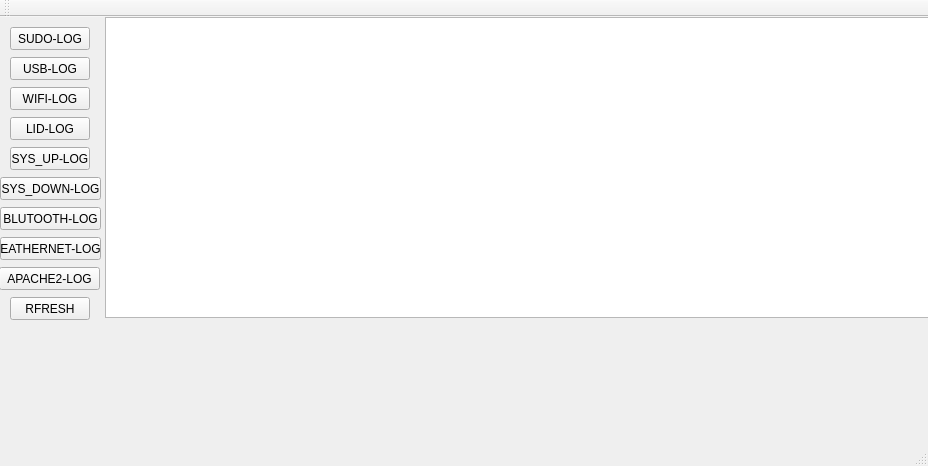
<?xml version="1.0" encoding="UTF-8"?>
<ui version="4.0">
 <class>demoapp</class>
 <widget class="QMainWindow" name="demoapp">
  <property name="geometry">
   <rect>
    <x>0</x>
    <y>0</y>
    <width>928</width>
    <height>466</height>
   </rect>
  </property>
  <property name="windowTitle">
   <string>demoapp</string>
  </property>
  <widget class="QWidget" name="centralWidget">
   <widget class="QPushButton" name="pushButton_3">
    <property name="geometry">
     <rect>
      <x>10</x>
      <y>70</y>
      <width>80</width>
      <height>23</height>
     </rect>
    </property>
    <property name="text">
     <string>WIFI-LOG</string>
    </property>
   </widget>
   <widget class="QPushButton" name="pushButton_4">
    <property name="geometry">
     <rect>
      <x>10</x>
      <y>100</y>
      <width>80</width>
      <height>23</height>
     </rect>
    </property>
    <property name="text">
     <string>LID-LOG</string>
    </property>
   </widget>
   <widget class="QPushButton" name="pushButton_2">
    <property name="geometry">
     <rect>
      <x>10</x>
      <y>40</y>
      <width>80</width>
      <height>23</height>
     </rect>
    </property>
    <property name="text">
     <string>USB-LOG</string>
    </property>
   </widget>
   <widget class="QTextBrowser" name="textBrowser">
    <property name="geometry">
     <rect>
      <x>105</x>
      <y>0</y>
      <width>961</width>
      <height>301</height>
     </rect>
    </property>
   </widget>
   <widget class="QPushButton" name="pushButton">
    <property name="geometry">
     <rect>
      <x>10</x>
      <y>10</y>
      <width>80</width>
      <height>23</height>
     </rect>
    </property>
    <property name="text">
     <string>SUDO-LOG</string>
    </property>
   </widget>
   <widget class="QPushButton" name="pushButton_5">
    <property name="geometry">
     <rect>
      <x>0</x>
      <y>190</y>
      <width>101</width>
      <height>23</height>
     </rect>
    </property>
    <property name="text">
     <string>BLUTOOTH-LOG</string>
    </property>
   </widget>
   <widget class="QPushButton" name="pushButton_6">
    <property name="geometry">
     <rect>
      <x>0</x>
      <y>160</y>
      <width>101</width>
      <height>23</height>
     </rect>
    </property>
    <property name="text">
     <string>SYS_DOWN-LOG</string>
    </property>
   </widget>
   <widget class="QPushButton" name="pushButton_7">
    <property name="geometry">
     <rect>
      <x>10</x>
      <y>130</y>
      <width>80</width>
      <height>23</height>
     </rect>
    </property>
    <property name="text">
     <string>SYS_UP-LOG</string>
    </property>
   </widget>
   <widget class="QPushButton" name="pushButton_8">
    <property name="geometry">
     <rect>
      <x>0</x>
      <y>220</y>
      <width>101</width>
      <height>23</height>
     </rect>
    </property>
    <property name="text">
     <string>EATHERNET-LOG</string>
    </property>
   </widget>
   <widget class="QPushButton" name="pushButton_9">
    <property name="geometry">
     <rect>
      <x>-1</x>
      <y>250</y>
      <width>101</width>
      <height>23</height>
     </rect>
    </property>
    <property name="text">
     <string>APACHE2-LOG</string>
    </property>
   </widget>
   <widget class="QPushButton" name="pushButton_10">
    <property name="geometry">
     <rect>
      <x>10</x>
      <y>280</y>
      <width>80</width>
      <height>23</height>
     </rect>
    </property>
    <property name="text">
     <string>RFRESH</string>
    </property>
   </widget>
  </widget>
  <widget class="QToolBar" name="mainToolBar">
   <attribute name="toolBarArea">
    <enum>TopToolBarArea</enum>
   </attribute>
   <attribute name="toolBarBreak">
    <bool>false</bool>
   </attribute>
  </widget>
  <widget class="QStatusBar" name="statusBar"/>
 </widget>
 <layoutdefault spacing="6" margin="11"/>
 <resources/>
 <connections/>
</ui>
